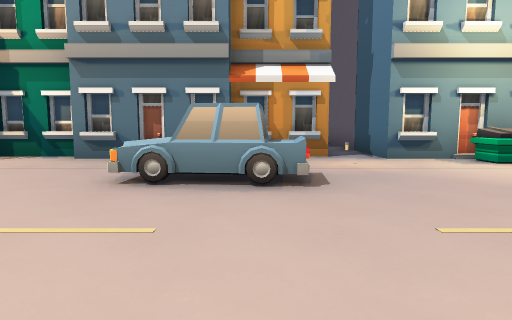
View 1 (above)

23 first-person views from a walk through a 3-D level made in the Godot game engine. The camera is 1.3 m above the floor, tilts 6° down and sees 75° across. The floor is counted in squares, 2 m on a side. Each view is taken from the middle of a square. On the plan, view 1 faces up. The plan holds only what a view shows up to about 10 squares ahead; the rest is blank. The place goes on beyond the plan. Characters and animated objects are not drawn.

View 2
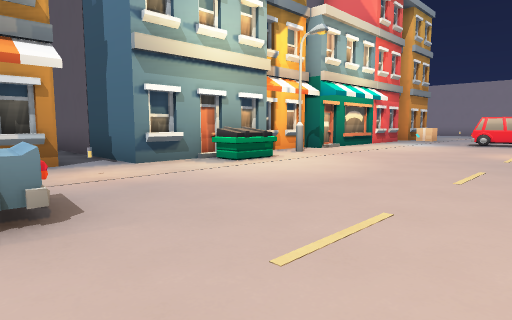

View 3
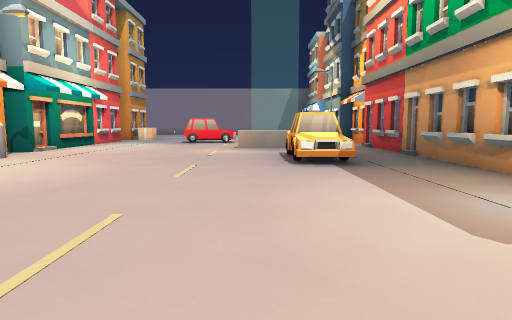

View 4
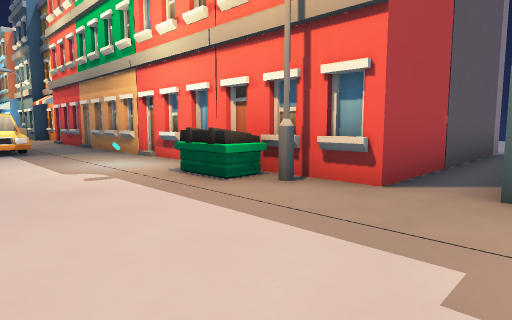

View 5
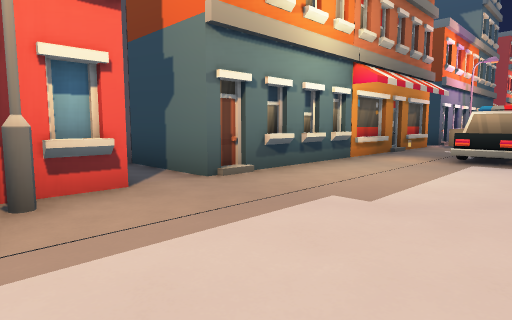

View 6
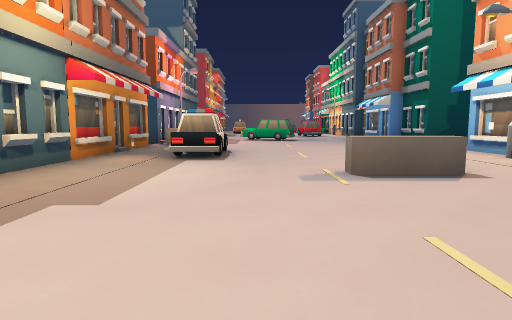

View 7
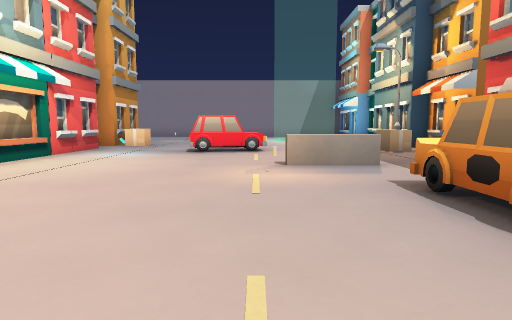

View 8
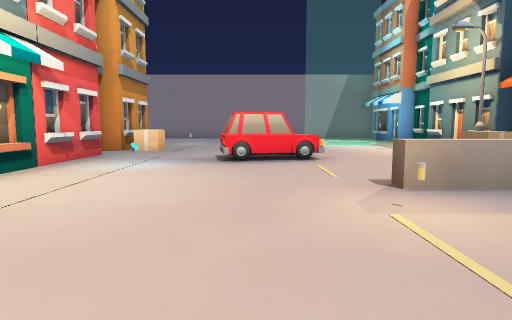

View 9
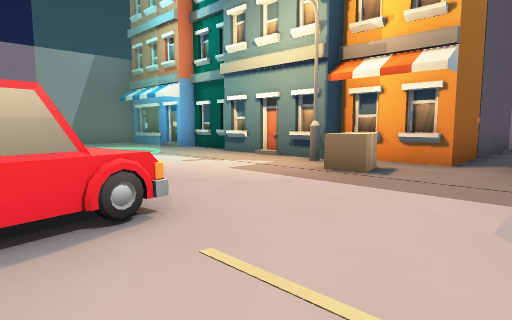

View 10
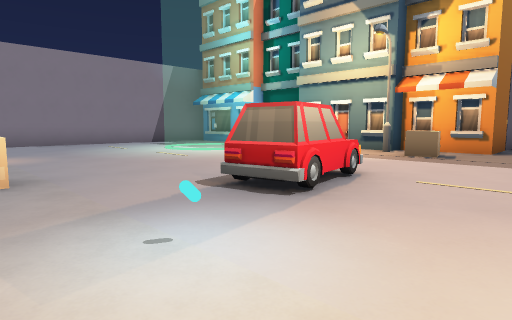

View 11
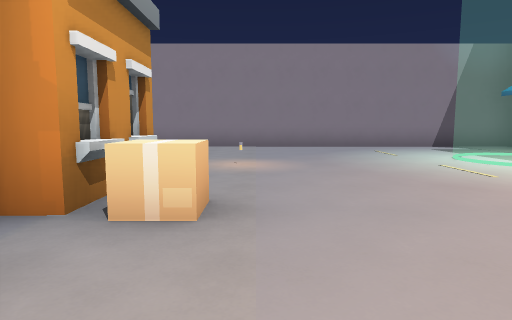

View 12
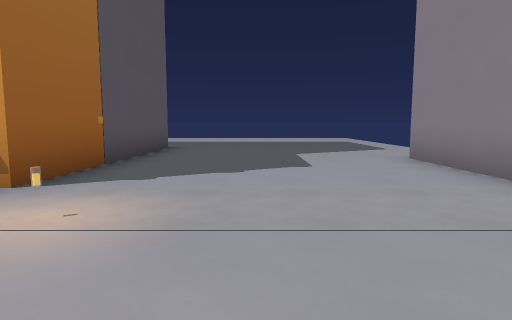

View 13
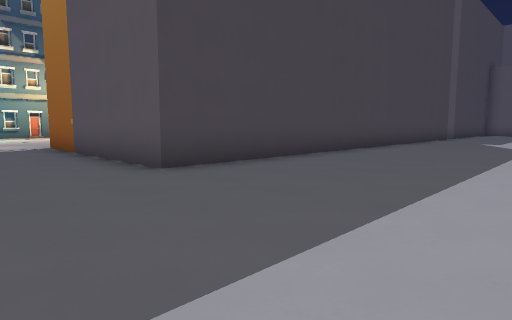

View 14
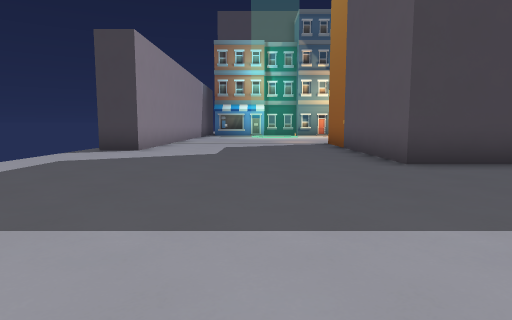

View 15
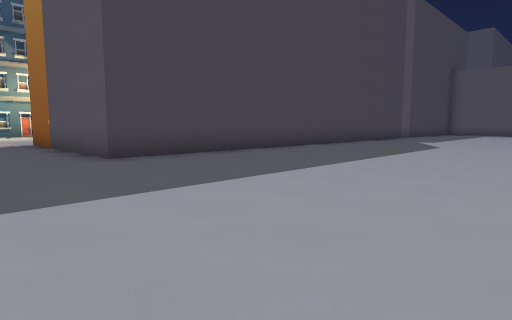

View 16
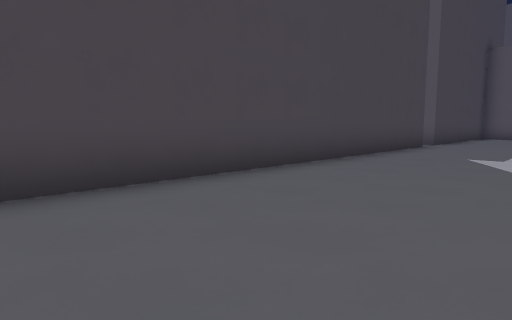

View 17
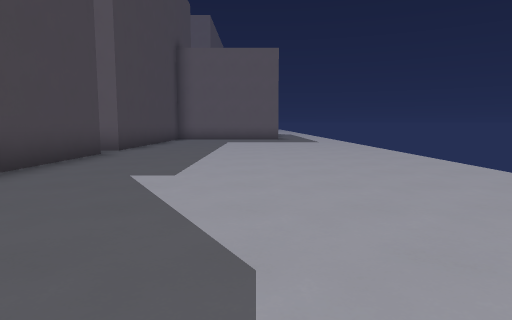

View 18
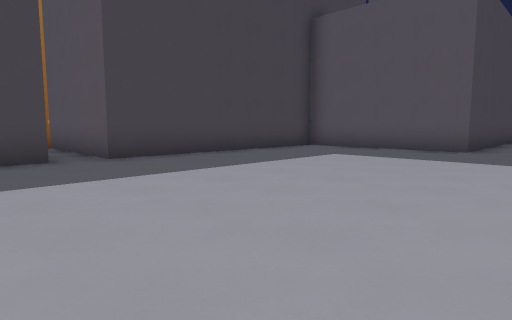

View 19
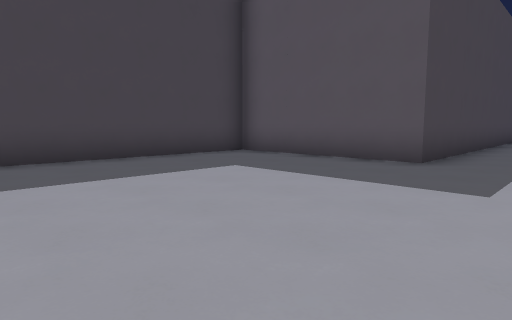

View 20
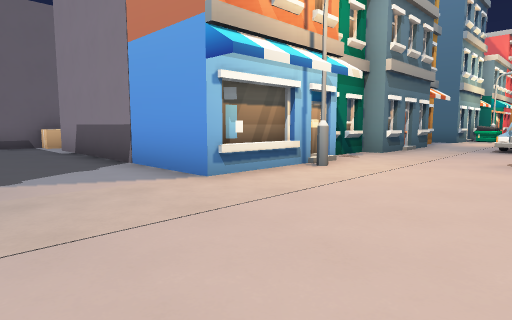

View 21
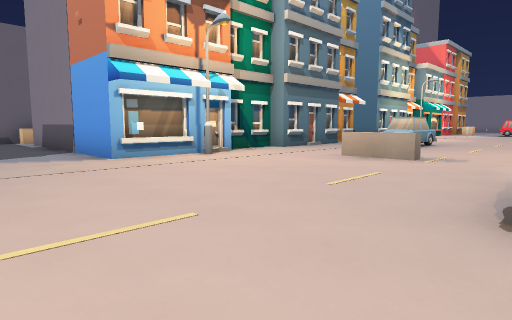

View 22
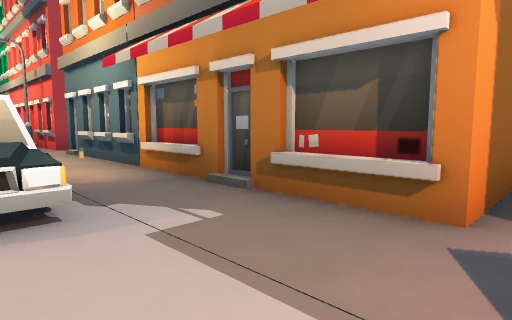

View 23
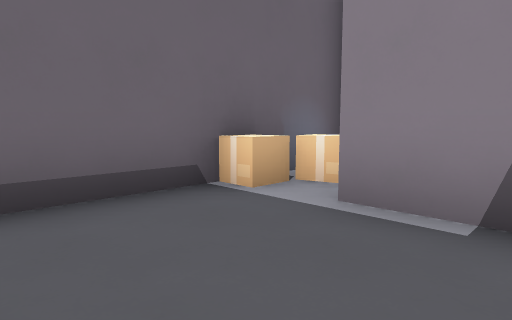

### Floor plan
Key: @ floor where view 1 was taken; . floor; / step, stairs or slope; B building; U dumpster; C car; S streetlight; R crate; O other object.
Columns run from 11 left of view 1 to 23 right of it. Each row starts with its distance up from view 1.
 19         ...........       .....
 18   .............................
 17 OOOOOOO.........................
 16       O..........................
 15       O...........................
 14 OORRROO...........................
 13 ....R B............................
 12 ...B  BBBBBBB.BBBBBBBBBBBBBB.......
 11 ...B        B.B            B.......
 10  ..B        B.B            B.......
  9  ..B        B.B            B.....OO
  8  ..B        B.B            B.....O
  7 ...BBBBBBBBBB.BBBBBBBBBBBBBB.....O
  6 .....S.........UU.S.......R......O
  5 .................................O
  4 ..........CC.....................O
  3 .......................CC........O
  2 .......................C/........O
  1 .............................  ..O
  0 ...CC......@.....CC.........   ..O
 -1 ........................R....  ..O
 -2 OB.........SU............S..... .O
 -3 .BBBBBBBB.BBBBBBBBBBBB.BBBBBBBB  O
 -4 .B      B.B           .B
 -5         B.B           .B
 -6          .B           .B
 -7          .B           .B
 -8          .B            B

Where each view was taken, in squares from view 1:
view 1: 0 up, 0 right, facing up
view 2: 1 up, 0 right, facing up-right
view 3: 1 up, 0 right, facing right
view 4: 1 up, 3 left, facing down-right
view 5: 1 up, 0 right, facing down-left
view 6: 1 up, 0 right, facing left
view 7: 2 up, 4 right, facing right
view 8: 3 up, 6 right, facing right
view 9: 3 up, 10 right, facing down-right
view 10: 6 up, 10 right, facing down-right
view 11: 5 up, 12 right, facing right
view 12: 3 up, 19 right, facing up
view 13: 17 up, 19 right, facing down-left
view 14: 18 up, 19 right, facing down
view 15: 19 up, 19 right, facing down-left
view 16: 16 up, 13 right, facing down-left
view 17: 16 up, 10 right, facing left
view 18: 19 up, 4 right, facing down-left
view 19: 19 up, 1 right, facing down-left
view 20: 3 up, 11 left, facing up-right
view 21: 0 up, 11 left, facing up-right
view 22: 0 up, 11 left, facing down-right
view 23: 11 up, 11 left, facing up-right
